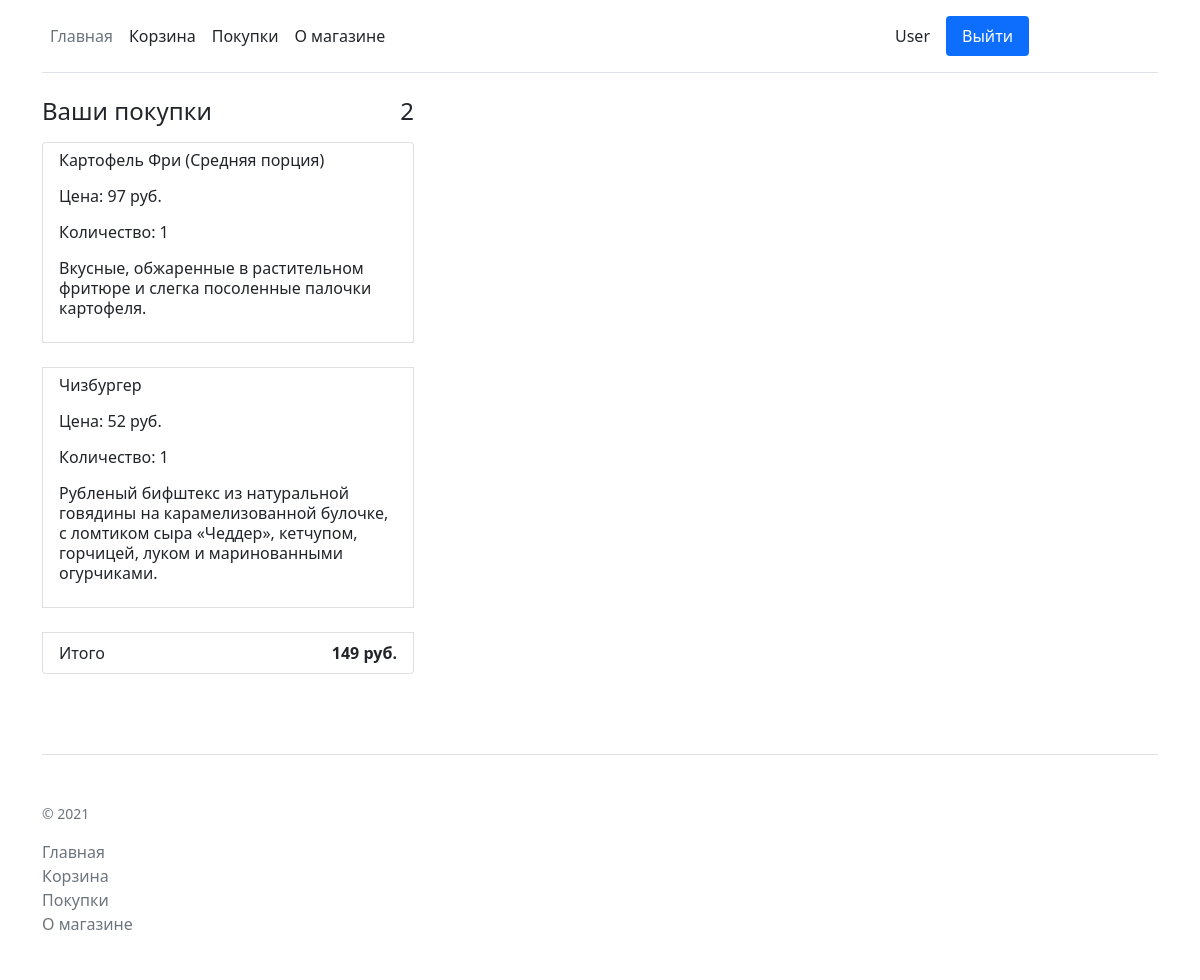
Screenshot of /purchase (signed in) with the database file from the repository.
### application/models.py (models this page shows)
class User(db.Model):
    id = db.Column(db.Integer, primary_key=True)
    name = db.Column(db.String(50), nullable=False, unique=True)
    password = db.Column(db.String(100), nullable=False)
    is_admin = db.Column(db.Boolean, default=False)

class CartProduct(db.Model):
    id_addition = db.Column(db.Integer, primary_key=True)
    id_user = db.Column(db.Integer, ForeignKey(User.id))
    id_product = db.Column(db.Integer, ForeignKey(Product.id))
    volume = db.Column(db.Integer, default=1)
    purchased = db.Column(db.Boolean, default=False)
    product = relationship("Product")

class Product(db.Model):
    id = db.Column(db.Integer, primary_key=True)
    title = db.Column(db.String(50), nullable=False)
    price = db.Column(db.Integer, nullable=False)
    description = db.Column(db.Text)

### application/routes.py (the view)
@app.route('/purchase', methods=['GET', 'POST'])
def show_purchased():
    active_user = get_active_user()
    purchases = CartProduct.query.filter(CartProduct.id_user == session['id_user'], CartProduct.purchased).all()
    total = calculate_total(purchases)
    if request.method == 'POST' and log_out():
        return redirect(url_for('main'))
    return render_template('purchase.html', purchases=purchases, **active_user, size=len(purchases), total=total)

### application/utils.py (called while the page is built)
def get_active_user():
    username = None
    is_admin = None
    if 'id_user' in session:
        user = User.query.get(session['id_user'])
        username = user.name
        is_admin = user.is_admin
    return dict(username=username, is_admin=is_admin)

def calculate_total(products):
    total = 0
    for product in products:
        total += product.volume * product.product.price
    return total

### application/templates/purchase.html (shortened to what this page needs)
{% extends 'base.html' %}
{% block body %}
<div class="container">
    <div class="col-md-5 col-lg-4 order-md-last">
        <h4 class="d-flex justify-content-between align-items-center mb-3">
            <span>Ваши покупки</span>
            <span>{{ size }}</span>
        </h4>
        <ul class="list-group mb-3">
            {% for purchase in purchases %}
            <li class="list-group-item d-flex justify-content-between lh-sm">
                <form method="post">
                    <h6 class="my-0"><p><label>{{ purchase.product.title }}</label>
                    </p></h6>
                    <p><label>Цена: {{ purchase.product.price }} руб.</label></p>
                    <p><label>Количество: {{ purchase.volume }}</label></p>
                    <p><label>{{ purchase.product.description }}</label></p>
                </form>
            </li>
            <br>
            {% endfor %}
            <li class="list-group-item d-flex justify-content-between">
                <span>Итого</span>
                <strong>{{ total }} руб.</strong>
            </li>
        </ul>
    </div>
</div>
{% endblock %}

### application/templates/base.html (shortened to what this page needs)
<!doctype html>
<html lang="ru">
<head>
    <link rel="stylesheet" href="https://cdn.jsdelivr.net/npm/bootstrap@5.0.2/dist/css/bootstrap.min.css">
</head>
<body>
<div class="container">
    <header class="d-flex flex-wrap align-items-center justify-content-center justify-content-md-between py-3 mb-4 border-bottom">
        <ul class="nav col-12 col-md-auto mb-2 justify-content-center mb-md-0">
            <li><a href="{{ url_for('main') }}" class="nav-link px-2 link-secondary">Главная</a></li>
            {% if username != None %}
            <li><a href="{{ url_for('cart') }}" class="nav-link px-2 link-dark">Корзина</a></li>
            <li><a href="{{ url_for('show_purchased') }}" class="nav-link px-2 link-dark">Покупки</a></li>
            {% endif %}
            <li><a href="{{ url_for('about') }}" class="nav-link px-2 link-dark">О магазине</a></li>
        </ul>
        <div class="col-md-3 text-end">
            <ul class="nav nav-pills">
                {% if username == None %}
                <li><a href="{{ url_for('login') }}" class="nav-link">Войти</a></li>
                <li><a href="{{ url_for('register') }}" class="nav-link active">Зарегистрироваться</a></li>
                {% else %}
                <li><label class="nav-link link-dark">{{ username }}</label></li>
                <form method="post">
                    <li>
                        <button type="submit" class="nav-link active" name="exit_button">Выйти</button>
                    </li>
                </form>
                {% endif %}
            </ul>
        </div>
    </header>
</div>
{% block body %}{% endblock %}
<div class="container py-3">
    <footer class="pt-4 my-md-5 pt-md-5 border-top">
        <div class="row">
            <div class="col-12 col-md">
                <small class="d-block mb-3 text-muted">© 2021</small>
            </div>
            <div class="col-6 col-md">
                <ul class="list-unstyled text-small">
                    <li><a class="link-secondary text-decoration-none" href="{{ url_for('main') }}">Главная</a></li>
                    {% if username != None %}
                    <li><a class="link-secondary text-decoration-none" href="{{ url_for('cart') }}">Корзина</a></li>
                    <li><a class="link-secondary text-decoration-none" href="{{ url_for('show_purchased') }}">Покупки</a></li>
                    {% endif %}
                    <li><a class="link-secondary text-decoration-none" href="{{ url_for('about') }}">О магазине</a></li>
                </ul>
            </div>
        </div>
    </footer>
</div>
</body>
</html>

### rows the page displays
User: name "User"
CartProduct: product "Картофель Фри (Средняя порция)", product.price "97", volume "1", product.description "Вкусные, обжаренные в растительном фритюре и слегка посоленные палочки картофеля."
CartProduct: product "Чизбургер", product.price "52", volume "1", product.description "Рубленый бифштекс из натуральной говядины на карамелизованной булочке, с ломтиком сыра «Чеддер», кетчупом, горчицей, луком и маринованными огурчиками."

### other values shown
{{ size }} "2"
{{ total }} "149"
